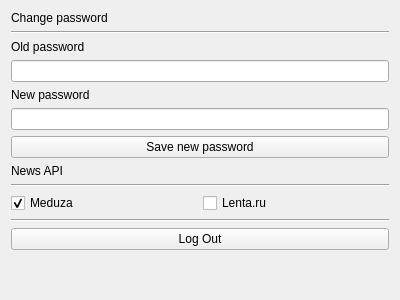
<?xml version="1.0" encoding="UTF-8"?>
<ui version="4.0">
 <class>SettingsTab</class>
 <widget class="QWidget" name="SettingsTab">
  <property name="geometry">
   <rect>
    <x>0</x>
    <y>0</y>
    <width>400</width>
    <height>300</height>
   </rect>
  </property>
  <property name="windowTitle">
   <string>Form</string>
  </property>
  <layout class="QVBoxLayout" name="verticalLayout_2">
   <item>
    <layout class="QVBoxLayout" name="verticalLayout">
     <item>
      <widget class="QLabel" name="changePasswordLabel">
       <property name="text">
        <string>Change password</string>
       </property>
      </widget>
     </item>
     <item>
      <widget class="Line" name="line">
       <property name="orientation">
        <enum>Qt::Horizontal</enum>
       </property>
      </widget>
     </item>
     <item>
      <widget class="QLabel" name="oldPaswordLabel">
       <property name="text">
        <string>Old password</string>
       </property>
      </widget>
     </item>
     <item>
      <widget class="QLineEdit" name="oldPasswordInput"/>
     </item>
     <item>
      <widget class="QLabel" name="newPasswordLabel">
       <property name="text">
        <string>New password</string>
       </property>
      </widget>
     </item>
     <item>
      <widget class="QLineEdit" name="newPasswordInput"/>
     </item>
     <item>
      <widget class="QPushButton" name="pushButton">
       <property name="text">
        <string>Save new password</string>
       </property>
      </widget>
     </item>
    </layout>
   </item>
   <item>
    <layout class="QVBoxLayout" name="verticalLayout_3">
     <item>
      <widget class="QLabel" name="label_4">
       <property name="text">
        <string>News API</string>
       </property>
      </widget>
     </item>
     <item>
      <widget class="Line" name="line_2">
       <property name="orientation">
        <enum>Qt::Horizontal</enum>
       </property>
      </widget>
     </item>
     <item>
      <layout class="QHBoxLayout" name="horizontalLayout">
       <item>
        <widget class="QCheckBox" name="meduzaCheckBox">
         <property name="enabled">
          <bool>true</bool>
         </property>
         <property name="text">
          <string>Meduza</string>
         </property>
         <property name="checked">
          <bool>true</bool>
         </property>
        </widget>
       </item>
       <item>
        <widget class="QCheckBox" name="lentaCheckBox">
         <property name="text">
          <string>Lenta.ru</string>
         </property>
        </widget>
       </item>
      </layout>
     </item>
    </layout>
   </item>
   <item>
    <widget class="Line" name="line_3">
     <property name="orientation">
      <enum>Qt::Horizontal</enum>
     </property>
    </widget>
   </item>
   <item>
    <widget class="QPushButton" name="logoutButton">
     <property name="text">
      <string>Log Out</string>
     </property>
    </widget>
   </item>
   <item>
    <spacer name="verticalSpacer_2">
     <property name="orientation">
      <enum>Qt::Vertical</enum>
     </property>
     <property name="sizeHint" stdset="0">
      <size>
       <width>20</width>
       <height>40</height>
      </size>
     </property>
    </spacer>
   </item>
  </layout>
 </widget>
 <resources/>
 <connections/>
</ui>
